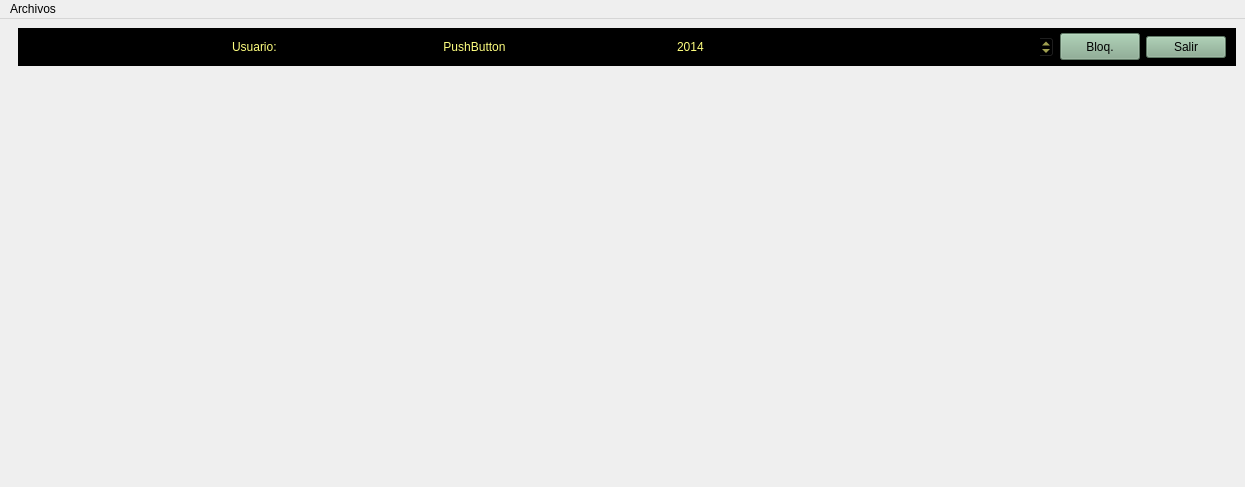
<?xml version="1.0" encoding="UTF-8"?>
<ui version="4.0">
 <class>MainWindow</class>
 <widget class="QMainWindow" name="MainWindow">
  <property name="geometry">
   <rect>
    <x>0</x>
    <y>0</y>
    <width>1245</width>
    <height>487</height>
   </rect>
  </property>
  <property name="sizePolicy">
   <sizepolicy hsizetype="Expanding" vsizetype="Expanding">
    <horstretch>0</horstretch>
    <verstretch>0</verstretch>
   </sizepolicy>
  </property>
  <property name="minimumSize">
   <size>
    <width>0</width>
    <height>0</height>
   </size>
  </property>
  <property name="windowTitle">
   <string>MAYA - ERP/GNU para los profesionales de la Salud</string>
  </property>
  <property name="windowIcon">
   <iconset resource="maya.qrc">
    <normaloff>:/Icons/PNG/redfox.png</normaloff>:/Icons/PNG/redfox.png</iconset>
  </property>
  <property name="iconSize">
   <size>
    <width>36</width>
    <height>36</height>
   </size>
  </property>
  <property name="toolButtonStyle">
   <enum>Qt::ToolButtonTextUnderIcon</enum>
  </property>
  <property name="dockNestingEnabled">
   <bool>false</bool>
  </property>
  <property name="dockOptions">
   <set>QMainWindow::AllowTabbedDocks|QMainWindow::ForceTabbedDocks</set>
  </property>
  <widget class="QWidget" name="centralwidget">
   <layout class="QVBoxLayout" name="verticalLayout">
    <property name="leftMargin">
     <number>18</number>
    </property>
    <item>
     <widget class="QFrame" name="frameusuario">
      <property name="minimumSize">
       <size>
        <width>0</width>
        <height>38</height>
       </size>
      </property>
      <property name="maximumSize">
       <size>
        <width>16777215</width>
        <height>38</height>
       </size>
      </property>
      <property name="palette">
       <palette>
        <active>
         <colorrole role="Button">
          <brush brushstyle="SolidPattern">
           <color alpha="255">
            <red>0</red>
            <green>0</green>
            <blue>0</blue>
           </color>
          </brush>
         </colorrole>
         <colorrole role="Base">
          <brush brushstyle="SolidPattern">
           <color alpha="255">
            <red>0</red>
            <green>0</green>
            <blue>0</blue>
           </color>
          </brush>
         </colorrole>
         <colorrole role="Window">
          <brush brushstyle="SolidPattern">
           <color alpha="255">
            <red>0</red>
            <green>0</green>
            <blue>0</blue>
           </color>
          </brush>
         </colorrole>
        </active>
        <inactive>
         <colorrole role="Button">
          <brush brushstyle="SolidPattern">
           <color alpha="255">
            <red>0</red>
            <green>0</green>
            <blue>0</blue>
           </color>
          </brush>
         </colorrole>
         <colorrole role="Base">
          <brush brushstyle="SolidPattern">
           <color alpha="255">
            <red>0</red>
            <green>0</green>
            <blue>0</blue>
           </color>
          </brush>
         </colorrole>
         <colorrole role="Window">
          <brush brushstyle="SolidPattern">
           <color alpha="255">
            <red>0</red>
            <green>0</green>
            <blue>0</blue>
           </color>
          </brush>
         </colorrole>
        </inactive>
        <disabled>
         <colorrole role="Button">
          <brush brushstyle="SolidPattern">
           <color alpha="255">
            <red>0</red>
            <green>0</green>
            <blue>0</blue>
           </color>
          </brush>
         </colorrole>
         <colorrole role="Base">
          <brush brushstyle="SolidPattern">
           <color alpha="255">
            <red>0</red>
            <green>0</green>
            <blue>0</blue>
           </color>
          </brush>
         </colorrole>
         <colorrole role="Window">
          <brush brushstyle="SolidPattern">
           <color alpha="255">
            <red>0</red>
            <green>0</green>
            <blue>0</blue>
           </color>
          </brush>
         </colorrole>
        </disabled>
       </palette>
      </property>
      <property name="styleSheet">
       <string notr="true">
background-color: rgb(0,0,0);</string>
      </property>
      <property name="frameShape">
       <enum>QFrame::StyledPanel</enum>
      </property>
      <property name="frameShadow">
       <enum>QFrame::Plain</enum>
      </property>
      <layout class="QHBoxLayout" name="horizontalLayout">
       <property name="leftMargin">
        <number>9</number>
       </property>
       <property name="topMargin">
        <number>1</number>
       </property>
       <property name="rightMargin">
        <number>9</number>
       </property>
       <property name="bottomMargin">
        <number>1</number>
       </property>
       <item>
        <widget class="QLabel" name="label_5">
         <property name="maximumSize">
          <size>
           <width>72</width>
           <height>31</height>
          </size>
         </property>
         <property name="text">
          <string/>
         </property>
         <property name="pixmap">
          <pixmap resource="maya.qrc">:/Icons/PNG/NeuX.png</pixmap>
         </property>
         <property name="scaledContents">
          <bool>true</bool>
         </property>
        </widget>
       </item>
       <item>
        <widget class="QLabel" name="img_avisos">
         <property name="maximumSize">
          <size>
           <width>40</width>
           <height>16777215</height>
          </size>
         </property>
         <property name="text">
          <string/>
         </property>
         <property name="pixmap">
          <pixmap resource="maya.qrc">:/Icons/PNG/Mail.png</pixmap>
         </property>
         <property name="scaledContents">
          <bool>true</bool>
         </property>
        </widget>
       </item>
       <item>
        <spacer name="horizontalSpacer_2">
         <property name="orientation">
          <enum>Qt::Horizontal</enum>
         </property>
         <property name="sizeType">
          <enum>QSizePolicy::Maximum</enum>
         </property>
         <property name="sizeHint" stdset="0">
          <size>
           <width>40</width>
           <height>20</height>
          </size>
         </property>
        </spacer>
       </item>
       <item>
        <layout class="QHBoxLayout" name="shortCutContainer"/>
       </item>
       <item>
        <spacer name="horizontalSpacer">
         <property name="orientation">
          <enum>Qt::Horizontal</enum>
         </property>
         <property name="sizeType">
          <enum>QSizePolicy::Minimum</enum>
         </property>
         <property name="sizeHint" stdset="0">
          <size>
           <width>40</width>
           <height>20</height>
          </size>
         </property>
        </spacer>
       </item>
       <item>
        <layout class="QGridLayout" name="gridLayout">
         <item row="0" column="0" rowspan="3">
          <widget class="QLabel" name="label">
           <property name="sizePolicy">
            <sizepolicy hsizetype="Maximum" vsizetype="Preferred">
             <horstretch>0</horstretch>
             <verstretch>0</verstretch>
            </sizepolicy>
           </property>
           <property name="palette">
            <palette>
             <active>
              <colorrole role="WindowText">
               <brush brushstyle="SolidPattern">
                <color alpha="255">
                 <red>255</red>
                 <green>255</green>
                 <blue>127</blue>
                </color>
               </brush>
              </colorrole>
              <colorrole role="Button">
               <brush brushstyle="SolidPattern">
                <color alpha="255">
                 <red>0</red>
                 <green>0</green>
                 <blue>0</blue>
                </color>
               </brush>
              </colorrole>
              <colorrole role="Text">
               <brush brushstyle="SolidPattern">
                <color alpha="255">
                 <red>255</red>
                 <green>255</green>
                 <blue>127</blue>
                </color>
               </brush>
              </colorrole>
              <colorrole role="ButtonText">
               <brush brushstyle="SolidPattern">
                <color alpha="255">
                 <red>255</red>
                 <green>255</green>
                 <blue>127</blue>
                </color>
               </brush>
              </colorrole>
              <colorrole role="Base">
               <brush brushstyle="SolidPattern">
                <color alpha="255">
                 <red>0</red>
                 <green>0</green>
                 <blue>0</blue>
                </color>
               </brush>
              </colorrole>
              <colorrole role="Window">
               <brush brushstyle="SolidPattern">
                <color alpha="255">
                 <red>0</red>
                 <green>0</green>
                 <blue>0</blue>
                </color>
               </brush>
              </colorrole>
             </active>
             <inactive>
              <colorrole role="WindowText">
               <brush brushstyle="SolidPattern">
                <color alpha="255">
                 <red>255</red>
                 <green>255</green>
                 <blue>127</blue>
                </color>
               </brush>
              </colorrole>
              <colorrole role="Button">
               <brush brushstyle="SolidPattern">
                <color alpha="255">
                 <red>0</red>
                 <green>0</green>
                 <blue>0</blue>
                </color>
               </brush>
              </colorrole>
              <colorrole role="Text">
               <brush brushstyle="SolidPattern">
                <color alpha="255">
                 <red>255</red>
                 <green>255</green>
                 <blue>127</blue>
                </color>
               </brush>
              </colorrole>
              <colorrole role="ButtonText">
               <brush brushstyle="SolidPattern">
                <color alpha="255">
                 <red>255</red>
                 <green>255</green>
                 <blue>127</blue>
                </color>
               </brush>
              </colorrole>
              <colorrole role="Base">
               <brush brushstyle="SolidPattern">
                <color alpha="255">
                 <red>0</red>
                 <green>0</green>
                 <blue>0</blue>
                </color>
               </brush>
              </colorrole>
              <colorrole role="Window">
               <brush brushstyle="SolidPattern">
                <color alpha="255">
                 <red>0</red>
                 <green>0</green>
                 <blue>0</blue>
                </color>
               </brush>
              </colorrole>
             </inactive>
             <disabled>
              <colorrole role="WindowText">
               <brush brushstyle="SolidPattern">
                <color alpha="255">
                 <red>255</red>
                 <green>255</green>
                 <blue>127</blue>
                </color>
               </brush>
              </colorrole>
              <colorrole role="Button">
               <brush brushstyle="SolidPattern">
                <color alpha="255">
                 <red>0</red>
                 <green>0</green>
                 <blue>0</blue>
                </color>
               </brush>
              </colorrole>
              <colorrole role="Text">
               <brush brushstyle="SolidPattern">
                <color alpha="255">
                 <red>255</red>
                 <green>255</green>
                 <blue>127</blue>
                </color>
               </brush>
              </colorrole>
              <colorrole role="ButtonText">
               <brush brushstyle="SolidPattern">
                <color alpha="255">
                 <red>255</red>
                 <green>255</green>
                 <blue>127</blue>
                </color>
               </brush>
              </colorrole>
              <colorrole role="Base">
               <brush brushstyle="SolidPattern">
                <color alpha="255">
                 <red>0</red>
                 <green>0</green>
                 <blue>0</blue>
                </color>
               </brush>
              </colorrole>
              <colorrole role="Window">
               <brush brushstyle="SolidPattern">
                <color alpha="255">
                 <red>0</red>
                 <green>0</green>
                 <blue>0</blue>
                </color>
               </brush>
              </colorrole>
             </disabled>
            </palette>
           </property>
           <property name="styleSheet">
            <string notr="true">font: 75 10pt &quot;Cantarell&quot;;
color: rgb(255, 255, 127);</string>
           </property>
           <property name="text">
            <string>Usuario:</string>
           </property>
          </widget>
         </item>
         <item row="0" column="4" rowspan="3">
          <widget class="QPushButton" name="btn_salir">
           <property name="sizePolicy">
            <sizepolicy hsizetype="Maximum" vsizetype="Fixed">
             <horstretch>0</horstretch>
             <verstretch>0</verstretch>
            </sizepolicy>
           </property>
           <property name="toolTip">
            <string>Salir de Maya</string>
           </property>
           <property name="autoFillBackground">
            <bool>false</bool>
           </property>
           <property name="styleSheet">
            <string notr="true">color: rgb(0, 0, 0);
background-color: rgb(133, 170, 142);</string>
           </property>
           <property name="text">
            <string>Salir</string>
           </property>
           <property name="icon">
            <iconset resource="maya.qrc">
             <normaloff>:/Icons/PNG/Exit.png</normaloff>:/Icons/PNG/Exit.png</iconset>
           </property>
           <property name="iconSize">
            <size>
             <width>26</width>
             <height>26</height>
            </size>
           </property>
           <property name="flat">
            <bool>false</bool>
           </property>
          </widget>
         </item>
         <item row="0" column="3" rowspan="3">
          <widget class="QPushButton" name="btn_bloquear">
           <property name="sizePolicy">
            <sizepolicy hsizetype="Maximum" vsizetype="Fixed">
             <horstretch>0</horstretch>
             <verstretch>0</verstretch>
            </sizepolicy>
           </property>
           <property name="minimumSize">
            <size>
             <width>0</width>
             <height>27</height>
            </size>
           </property>
           <property name="toolTip">
            <string>Bloquear Maya</string>
           </property>
           <property name="autoFillBackground">
            <bool>false</bool>
           </property>
           <property name="styleSheet">
            <string notr="true">color: rgb(0, 0, 0);
background-color: rgb(133, 170, 142);</string>
           </property>
           <property name="text">
            <string>Bloq.</string>
           </property>
           <property name="icon">
            <iconset resource="maya.qrc">
             <normaloff>:/Icons/PNG/cierecaja.png</normaloff>:/Icons/PNG/cierecaja.png</iconset>
           </property>
           <property name="iconSize">
            <size>
             <width>26</width>
             <height>26</height>
            </size>
           </property>
          </widget>
         </item>
         <item row="0" column="1" rowspan="3">
          <widget class="QPushButton" name="lineUsuarioActivo">
           <property name="styleSheet">
            <string notr="true">font: 75 10pt &quot;Cantarell&quot;;
color: rgb(255, 255, 127);</string>
           </property>
           <property name="text">
            <string>PushButton</string>
           </property>
           <property name="flat">
            <bool>true</bool>
           </property>
          </widget>
         </item>
         <item row="0" column="2" rowspan="3">
          <widget class="QDateEdit" name="txtEjercicio">
           <property name="styleSheet">
            <string notr="true">color: rgb(255, 255, 127);</string>
           </property>
           <property name="displayFormat">
            <string>yyyy</string>
           </property>
           <property name="date">
            <date>
             <year>2014</year>
             <month>1</month>
             <day>1</day>
            </date>
           </property>
          </widget>
         </item>
        </layout>
       </item>
      </layout>
     </widget>
    </item>
    <item>
     <widget class="QStackedWidget" name="stackedWidget">
      <property name="sizePolicy">
       <sizepolicy hsizetype="Expanding" vsizetype="Expanding">
        <horstretch>0</horstretch>
        <verstretch>0</verstretch>
       </sizepolicy>
      </property>
      <property name="styleSheet">
       <string notr="true"/>
      </property>
      <property name="currentIndex">
       <number>-1</number>
      </property>
     </widget>
    </item>
   </layout>
  </widget>
  <widget class="QMenuBar" name="menubar">
   <property name="geometry">
    <rect>
     <x>0</x>
     <y>0</y>
     <width>1245</width>
     <height>19</height>
    </rect>
   </property>
   <property name="defaultUp">
    <bool>false</bool>
   </property>
   <property name="nativeMenuBar">
    <bool>false</bool>
   </property>
   <widget class="QMenu" name="menuArchivos">
    <property name="title">
     <string>Archivos</string>
    </property>
   </widget>
   <addaction name="menuArchivos"/>
  </widget>
  <action name="btnClientes">
   <property name="icon">
    <iconset resource="maya.qrc">
     <normaloff>:/Icons/PNG/clientes.png</normaloff>
     <normalon>:/Icons/PNG/clientes.png</normalon>:/Icons/PNG/clientes.png</iconset>
   </property>
   <property name="text">
    <string>Gestión de Pacientes</string>
   </property>
   <property name="iconVisibleInMenu">
    <bool>true</bool>
   </property>
  </action>
  <action name="btnProveedores">
   <property name="icon">
    <iconset>
     <normalon>:/Icons/PNG/proveedores.png</normalon>
    </iconset>
   </property>
   <property name="text">
    <string>Gestión de Proveedores</string>
   </property>
   <property name="iconVisibleInMenu">
    <bool>true</bool>
   </property>
  </action>
  <action name="btnArt_culos">
   <property name="icon">
    <iconset>
     <normalon>:/Icons/PNG/articulos.png</normalon>
    </iconset>
   </property>
   <property name="text">
    <string>Gestión de Artículos</string>
   </property>
   <property name="iconVisibleInMenu">
    <bool>true</bool>
   </property>
  </action>
  <action name="btnFormas_de_Pago">
   <property name="icon">
    <iconset>
     <normalon>:/Icons/PNG/Fp.png</normalon>
    </iconset>
   </property>
   <property name="text">
    <string>Gestión de Formas de Pago</string>
   </property>
   <property name="iconVisibleInMenu">
    <bool>true</bool>
   </property>
  </action>
  <action name="bttipos_de_Iva">
   <property name="icon">
    <iconset resource="maya.qrc">
     <normaloff>:/Icons/PNG/iva3.png</normaloff>:/Icons/PNG/iva3.png</iconset>
   </property>
   <property name="text">
    <string>Gestión de Tipos de Iva</string>
   </property>
   <property name="iconVisibleInMenu">
    <bool>true</bool>
   </property>
  </action>
  <action name="btnAgenda">
   <property name="icon">
    <iconset resource="maya.qrc">
     <normaloff>:/Icons/PNG/Calendar2.png</normaloff>:/Icons/PNG/Calendar2.png</iconset>
   </property>
   <property name="text">
    <string>Gestión de la Agenda</string>
   </property>
   <property name="iconVisibleInMenu">
    <bool>true</bool>
   </property>
  </action>
  <action name="btnSalir">
   <property name="icon">
    <iconset resource="maya.qrc">
     <normaloff>:/Icons/PNG/Exit.png</normaloff>:/Icons/PNG/Exit.png</iconset>
   </property>
   <property name="text">
    <string>Salir de Maya</string>
   </property>
   <property name="iconVisibleInMenu">
    <bool>true</bool>
   </property>
  </action>
  <action name="actiopresupuestos">
   <property name="icon">
    <iconset resource="maya.qrc">
     <normaloff>:/Icons/PNG/presupuestos.png</normaloff>:/Icons/PNG/presupuestos.png</iconset>
   </property>
   <property name="text">
    <string>Presupuestos</string>
   </property>
   <property name="iconVisibleInMenu">
    <bool>true</bool>
   </property>
  </action>
  <action name="actiopedidos">
   <property name="icon">
    <iconset resource="maya.qrc">
     <normaloff>:/Icons/PNG/pedidos_cli.png</normaloff>:/Icons/PNG/pedidos_cli.png</iconset>
   </property>
   <property name="text">
    <string>Pedidos</string>
   </property>
   <property name="iconVisibleInMenu">
    <bool>true</bool>
   </property>
  </action>
  <action name="actionFacturas">
   <property name="icon">
    <iconset resource="maya.qrc">
     <normaloff>:/Icons/PNG/Factura.png</normaloff>:/Icons/PNG/Factura.png</iconset>
   </property>
   <property name="text">
    <string>Facturas</string>
   </property>
   <property name="iconVisibleInMenu">
    <bool>true</bool>
   </property>
  </action>
  <action name="actionVentas_Contado">
   <property name="icon">
    <iconset resource="maya.qrc">
     <normaloff>:/Icons/PNG/tpv.png</normaloff>:/Icons/PNG/tpv.png</iconset>
   </property>
   <property name="text">
    <string>Ventas Contado</string>
   </property>
   <property name="iconVisibleInMenu">
    <bool>true</bool>
   </property>
  </action>
  <action name="actionGestion_de_Secciones">
   <property name="text">
    <string>Secciones</string>
   </property>
   <property name="iconVisibleInMenu">
    <bool>true</bool>
   </property>
  </action>
  <action name="actionGestion_de_Familias">
   <property name="text">
    <string>Familias</string>
   </property>
   <property name="iconVisibleInMenu">
    <bool>true</bool>
   </property>
  </action>
  <action name="actionGestion_de_subfamilias">
   <property name="text">
    <string>SubFamilias</string>
   </property>
   <property name="iconVisibleInMenu">
    <bool>true</bool>
   </property>
  </action>
  <action name="actionDoctores">
   <property name="text">
    <string>Doctores</string>
   </property>
   <property name="iconVisibleInMenu">
    <bool>true</bool>
   </property>
  </action>
  <action name="actionBancos">
   <property name="text">
    <string>Bancos</string>
   </property>
   <property name="iconVisibleInMenu">
    <bool>true</bool>
   </property>
  </action>
  <action name="actionFormas_de_pago">
   <property name="text">
    <string>Formas de pago</string>
   </property>
  </action>
  <action name="actionTallas">
   <property name="text">
    <string>Tallas</string>
   </property>
  </action>
  <action name="actionConceptos_tallas">
   <property name="text">
    <string>Conceptos tallas</string>
   </property>
  </action>
  <action name="actionPaises">
   <property name="text">
    <string>Paises</string>
   </property>
   <property name="iconVisibleInMenu">
    <bool>true</bool>
   </property>
  </action>
  <action name="actionAvisos">
   <property name="text">
    <string>Avisos</string>
   </property>
   <property name="iconVisibleInMenu">
    <bool>true</bool>
   </property>
  </action>
  <action name="actiotipos_de_imagen">
   <property name="text">
    <string>Tipos de imagen</string>
   </property>
   <property name="iconVisibleInMenu">
    <bool>true</bool>
   </property>
  </action>
  <action name="actiotipos_de_anal_tica">
   <property name="text">
    <string>Tipos de analítica</string>
   </property>
   <property name="iconVisibleInMenu">
    <bool>true</bool>
   </property>
  </action>
  <action name="actionCampos_de_analitica">
   <property name="text">
    <string>Campos de analitica</string>
   </property>
   <property name="iconVisibleInMenu">
    <bool>true</bool>
   </property>
  </action>
  <action name="actionMotivos_de_interconsulta">
   <property name="text">
    <string>Motivos de interconsulta</string>
   </property>
   <property name="iconVisibleInMenu">
    <bool>true</bool>
   </property>
  </action>
  <action name="actiotipos_de_IVA">
   <property name="text">
    <string>Tipos de I.V.A</string>
   </property>
  </action>
  <action name="actionSubSubFamilias">
   <property name="text">
    <string>SubSubFamilias</string>
   </property>
   <property name="iconVisibleInMenu">
    <bool>true</bool>
   </property>
  </action>
  <action name="actionGrupos">
   <property name="text">
    <string>Grupos</string>
   </property>
   <property name="iconVisibleInMenu">
    <bool>true</bool>
   </property>
  </action>
  <action name="actionTarifas">
   <property name="text">
    <string>Tipos de Tarifa</string>
   </property>
   <property name="iconVisibleInMenu">
    <bool>true</bool>
   </property>
  </action>
  <action name="actioalbaranes_de_proveedores">
   <property name="text">
    <string>Albaranes de proveedores</string>
   </property>
   <property name="iconVisibleInMenu">
    <bool>true</bool>
   </property>
  </action>
  <action name="actionFacturas_de_proveedores_Acreedores">
   <property name="text">
    <string>Facturas de proveedores/Acreedores</string>
   </property>
   <property name="iconVisibleInMenu">
    <bool>true</bool>
   </property>
  </action>
  <action name="actioporc_recepci_n_de_Pedidos">
   <property name="text">
    <string>Recepción de Pedidos</string>
   </property>
  </action>
  <action name="actioporc_recepci_n_de_pedidos">
   <property name="text">
    <string>Recepción  de pedidos</string>
   </property>
   <property name="iconVisibleInMenu">
    <bool>true</bool>
   </property>
  </action>
  <action name="actionGesti_n_de_devoluciones">
   <property name="text">
    <string>Gestión de devoluciones</string>
   </property>
   <property name="iconVisibleInMenu">
    <bool>true</bool>
   </property>
  </action>
  <action name="actionRegularizaci_n_de_inventario">
   <property name="text">
    <string>Regularización de inventario</string>
   </property>
   <property name="iconVisibleInMenu">
    <bool>true</bool>
   </property>
  </action>
  <action name="actionGesti_n_de_Usuarios">
   <property name="text">
    <string>Gestión de Usuarios</string>
   </property>
   <property name="iconVisibleInMenu">
    <bool>true</bool>
   </property>
  </action>
  <action name="actionPermisos">
   <property name="text">
    <string>Permisos</string>
   </property>
   <property name="iconVisibleInMenu">
    <bool>true</bool>
   </property>
  </action>
  <action name="actionEmisi_n_de_recetas_a_pacientes">
   <property name="text">
    <string>Emisión de recetas a pacientes</string>
   </property>
   <property name="iconVisibleInMenu">
    <bool>true</bool>
   </property>
  </action>
  <action name="actionCertificados">
   <property name="text">
    <string>Certificados</string>
   </property>
   <property name="iconVisibleInMenu">
    <bool>true</bool>
   </property>
  </action>
  <action name="actionGesti_n_de_comisiones">
   <property name="text">
    <string>Gestión de comisiones</string>
   </property>
   <property name="iconVisibleInMenu">
    <bool>true</bool>
   </property>
  </action>
  <action name="actiotipos_de_paciente">
   <property name="text">
    <string>Tipos de paciente</string>
   </property>
   <property name="iconVisibleInMenu">
    <bool>true</bool>
   </property>
  </action>
  <action name="actionTraspasos_entre_almacenes">
   <property name="text">
    <string>Traspasos entre almacenes</string>
   </property>
   <property name="iconVisibleInMenu">
    <bool>true</bool>
   </property>
  </action>
  <action name="actionGesti_n_de_Pagos">
   <property name="text">
    <string>Gestión de Pagos</string>
   </property>
   <property name="iconVisibleInMenu">
    <bool>true</bool>
   </property>
  </action>
  <action name="actionFacturaci_n_multiple_de_albaranes">
   <property name="text">
    <string>Facturación multiple de albaranes</string>
   </property>
   <property name="iconVisibleInMenu">
    <bool>true</bool>
   </property>
  </action>
  <action name="actioalbaranes_2">
   <property name="text">
    <string>Albaranes</string>
   </property>
   <property name="iconVisibleInMenu">
    <bool>true</bool>
   </property>
  </action>
  <action name="actionEdici_n_de_Reports">
   <property name="text">
    <string>Edición de 'Reports'</string>
   </property>
   <property name="iconVisibleInMenu">
    <bool>true</bool>
   </property>
  </action>
  <action name="actionOrdenes_de_pedidos">
   <property name="text">
    <string>Ordenes de pedidos</string>
   </property>
   <property name="iconVisibleInMenu">
    <bool>true</bool>
   </property>
  </action>
  <action name="actionCompras_por_producto">
   <property name="text">
    <string>compras por producto</string>
   </property>
   <property name="iconVisibleInMenu">
    <bool>true</bool>
   </property>
  </action>
  <action name="actionCompras_por_proveedor">
   <property name="text">
    <string>Compras por proveedor</string>
   </property>
   <property name="iconVisibleInMenu">
    <bool>true</bool>
   </property>
  </action>
  <action name="actionPor_proveedor">
   <property name="text">
    <string>por proveedor</string>
   </property>
   <property name="iconVisibleInMenu">
    <bool>true</bool>
   </property>
  </action>
  <action name="actionPor_fecha">
   <property name="text">
    <string>por fecha</string>
   </property>
   <property name="iconVisibleInMenu">
    <bool>true</bool>
   </property>
  </action>
  <action name="actionPor_producto">
   <property name="text">
    <string>por producto</string>
   </property>
  </action>
  <action name="actionPor_proveedor_2">
   <property name="text">
    <string>Por proveedor</string>
   </property>
   <property name="iconVisibleInMenu">
    <bool>true</bool>
   </property>
  </action>
  <action name="actionPor_fecha_2">
   <property name="text">
    <string>Por fecha</string>
   </property>
   <property name="iconVisibleInMenu">
    <bool>true</bool>
   </property>
  </action>
  <action name="actionPendientes">
   <property name="text">
    <string>Pendientes</string>
   </property>
   <property name="iconVisibleInMenu">
    <bool>true</bool>
   </property>
  </action>
  <action name="actionCompletos">
   <property name="text">
    <string>Completos</string>
   </property>
   <property name="iconVisibleInMenu">
    <bool>true</bool>
   </property>
  </action>
  <action name="actionPor_Proveedor">
   <property name="text">
    <string>Por Proveedor</string>
   </property>
   <property name="iconVisibleInMenu">
    <bool>true</bool>
   </property>
  </action>
  <action name="actionPor_fecha_3">
   <property name="text">
    <string>Por fecha</string>
   </property>
   <property name="iconVisibleInMenu">
    <bool>true</bool>
   </property>
  </action>
  <action name="actionPor_Proveedor_2">
   <property name="text">
    <string>Por Proveedor</string>
   </property>
   <property name="iconVisibleInMenu">
    <bool>true</bool>
   </property>
  </action>
  <action name="actionPor_Fecha">
   <property name="text">
    <string>Por Fecha</string>
   </property>
   <property name="iconVisibleInMenu">
    <bool>true</bool>
   </property>
  </action>
  <action name="actionPendientes_de_pago">
   <property name="text">
    <string>Pendientes de pago</string>
   </property>
   <property name="iconVisibleInMenu">
    <bool>true</bool>
   </property>
  </action>
  <action name="actionPor_grupos_de_gasto">
   <property name="text">
    <string>Por grupos de gasto</string>
   </property>
   <property name="iconVisibleInMenu">
    <bool>true</bool>
   </property>
  </action>
  <action name="actionPermisos_de_Agenda">
   <property name="text">
    <string>Permisos de Agenda</string>
   </property>
  </action>
  <action name="actionMonedas">
   <property name="text">
    <string>Monedas</string>
   </property>
  </action>
  <action name="actionGestion_Pedidos_Pro">
   <property name="icon">
    <iconset resource="maya.qrc">
     <normaloff>:/Icons/PNG/pedido_pro.png</normaloff>:/Icons/PNG/pedido_pro.png</iconset>
   </property>
   <property name="text">
    <string>Gestión de Pedidos</string>
   </property>
  </action>
  <action name="actioporc_recepcion_de_pedido_pro">
   <property name="icon">
    <iconset resource="maya.qrc">
     <normaloff>:/Icons/PNG/recepcion_ped.png</normaloff>:/Icons/PNG/recepcion_ped.png</iconset>
   </property>
   <property name="text">
    <string>Recepción de pedido</string>
   </property>
  </action>
 </widget>
 <resources>
  <include location="maya.qrc"/>
 </resources>
 <connections>
  <connection>
   <sender>btn_salir</sender>
   <signal>clicked()</signal>
   <receiver>MainWindow</receiver>
   <slot>close()</slot>
   <hints>
    <hint type="sourcelabel">
     <x>1208</x>
     <y>51</y>
    </hint>
    <hint type="destinationlabel">
     <x>1219</x>
     <y>28</y>
    </hint>
   </hints>
  </connection>
 </connections>
</ui>
